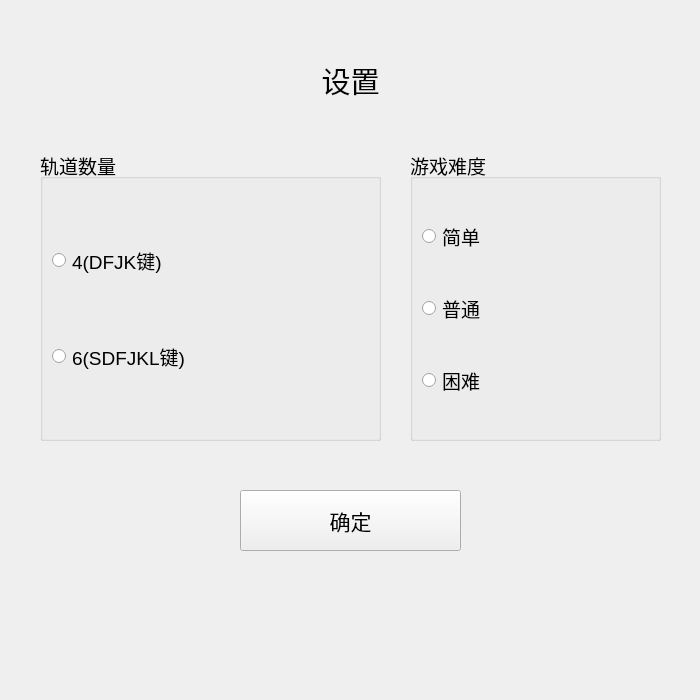
<?xml version="1.0" encoding="UTF-8"?>
<ui version="4.0">
 <class>Settings</class>
 <widget class="QWidget" name="Settings">
  <property name="geometry">
   <rect>
    <x>0</x>
    <y>0</y>
    <width>700</width>
    <height>700</height>
   </rect>
  </property>
  <property name="minimumSize">
   <size>
    <width>700</width>
    <height>700</height>
   </size>
  </property>
  <property name="maximumSize">
   <size>
    <width>700</width>
    <height>700</height>
   </size>
  </property>
  <property name="windowTitle">
   <string>设置</string>
  </property>
  <widget class="QLabel" name="set_lbl">
   <property name="geometry">
    <rect>
     <x>250</x>
     <y>40</y>
     <width>201</width>
     <height>81</height>
    </rect>
   </property>
   <property name="font">
    <font>
     <pointsize>22</pointsize>
    </font>
   </property>
   <property name="text">
    <string>设置</string>
   </property>
   <property name="alignment">
    <set>Qt::AlignCenter</set>
   </property>
  </widget>
  <widget class="QGroupBox" name="track_num_box">
   <property name="geometry">
    <rect>
     <x>40</x>
     <y>150</y>
     <width>341</width>
     <height>291</height>
    </rect>
   </property>
   <property name="font">
    <font>
     <pointsize>14</pointsize>
    </font>
   </property>
   <property name="title">
    <string>轨道数量</string>
   </property>
   <layout class="QVBoxLayout" name="verticalLayout">
    <item>
     <widget class="QRadioButton" name="track4">
      <property name="text">
       <string>4(DFJK键)</string>
      </property>
     </widget>
    </item>
    <item>
     <widget class="QRadioButton" name="track6">
      <property name="text">
       <string>6(SDFJKL键)</string>
      </property>
     </widget>
    </item>
   </layout>
  </widget>
  <widget class="QGroupBox" name="difficulty_box">
   <property name="geometry">
    <rect>
     <x>410</x>
     <y>150</y>
     <width>251</width>
     <height>291</height>
    </rect>
   </property>
   <property name="font">
    <font>
     <pointsize>14</pointsize>
    </font>
   </property>
   <property name="title">
    <string>游戏难度</string>
   </property>
   <layout class="QVBoxLayout" name="verticalLayout_2">
    <item>
     <widget class="QRadioButton" name="easy">
      <property name="text">
       <string>简单</string>
      </property>
     </widget>
    </item>
    <item>
     <widget class="QRadioButton" name="normal">
      <property name="text">
       <string>普通</string>
      </property>
     </widget>
    </item>
    <item>
     <widget class="QRadioButton" name="difficult">
      <property name="text">
       <string>困难</string>
      </property>
     </widget>
    </item>
   </layout>
  </widget>
  <widget class="QPushButton" name="ensure_btn">
   <property name="geometry">
    <rect>
     <x>240</x>
     <y>490</y>
     <width>221</width>
     <height>61</height>
    </rect>
   </property>
   <property name="font">
    <font>
     <pointsize>16</pointsize>
    </font>
   </property>
   <property name="text">
    <string>确定</string>
   </property>
  </widget>
 </widget>
 <resources/>
 <connections/>
</ui>
